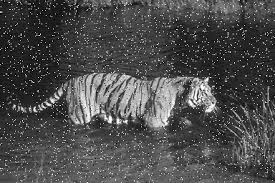
#> input picture assignment4/Median_filter/salt.jpg, 275 x 183 px
$ python median.py
#> lines starting #> are read from the running program, lines starting #| are printed output that depends on the picture
#> further down, img is the input picture: shape (183, 275, 3); min 0, max 255, mean 76.1
import cv2
import numpy as np
from matplotlib import pyplot as plt


def gaussian(img):
    blur = cv2.GaussianBlur(img,(5,5),0)
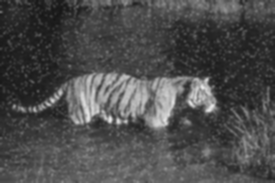
#> blur: shape (183, 275, 3); min 22, max 234, mean 76.1
    plt.subplot(121),plt.imshow(img),plt.title('Original')
    plt.xticks([]), plt.yticks([])
    plt.subplot(122),plt.imshow(blur),plt.title('Gaussian filter ')
    plt.xticks([]), plt.yticks([])
    plt.show()
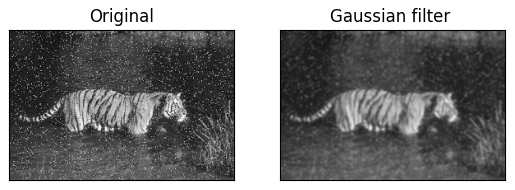
#> figure drawn by matplotlib, 2 panels

def median(img):
    median = cv2.medianBlur(img,5)
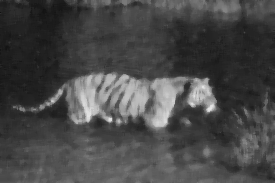
#> median: shape (183, 275, 3); min 17, max 230, mean 71.8
    plt.subplot(121),plt.imshow(img),plt.title('Original')
    plt.xticks([]), plt.yticks([])
    plt.subplot(122),plt.imshow(median),plt.title('Median filter applied')
    plt.xticks([]), plt.yticks([])
    plt.show()
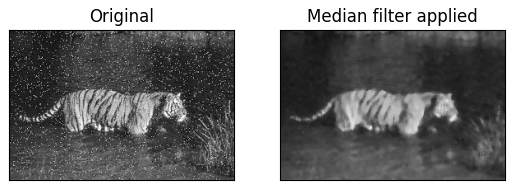
#> figure drawn by matplotlib, 2 panels

img = cv2.imread('salt.jpg')
gaussian(img)
median(img)

$ run again, with assignment4/Median_filter/279.jpg copied over assignment4/Median_filter/salt.jpg
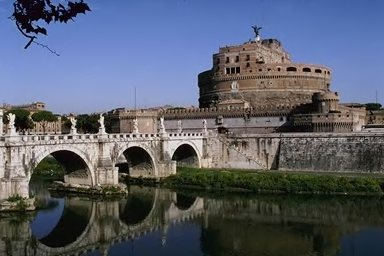
#> input picture assignment4/Median_filter/279.jpg, 384 x 256 px
#> img is the input picture: shape (256, 384, 3); mean B, G, R 108.7, 94.6, 88.8
#> in gaussian, `plt.show()`:
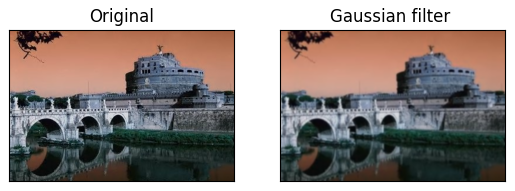
#> figure drawn by matplotlib, 2 panels; B, G, R data is drawn as R, G, B
#> in median, `median = cv2.medianBlur(img,5)`:
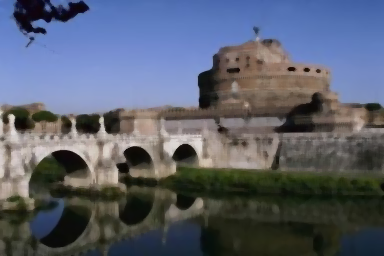
#> median: shape (256, 384, 3); mean B, G, R 109, 94.9, 89
